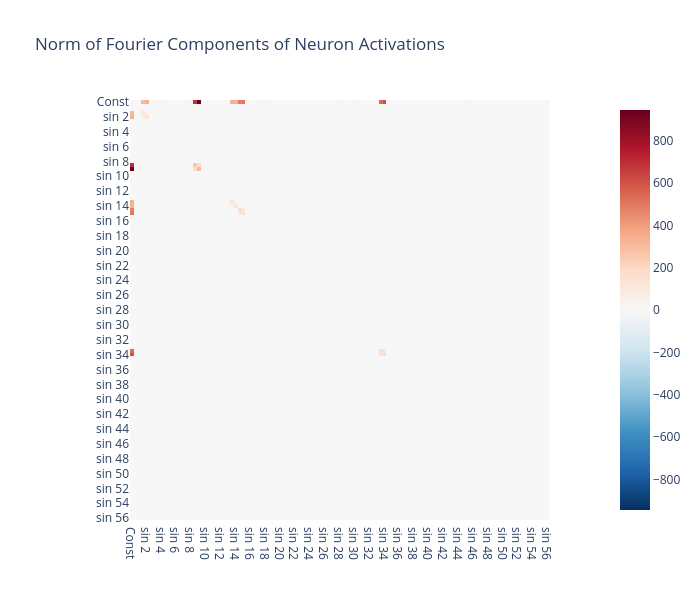
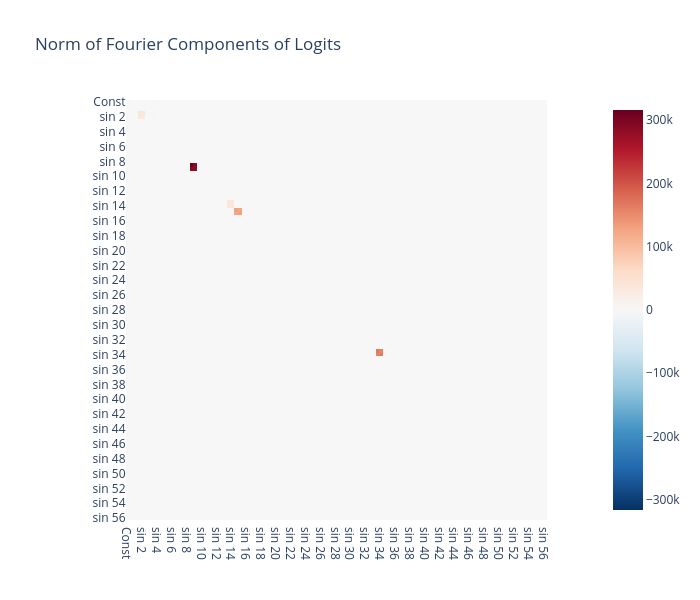

The code cell stored with these charts, in order, in its notebook:
### Markdown cell above
## Analyze Logit Computation

### Code cell
# Compare Fourier components of neuron activations vs logits
imshow_fourier(
    einops.reduce(neuron_acts_centered_fourier.pow(2), "y x neuron -> y x", "mean"),
    title="Norm of Fourier Components of Neuron Activations",
)

# Reshape logits and compute 2D Fourier transform
original_logits_sq = einops.rearrange(original_logits, "(x y) z -> x y z", x=p)
original_logits_fourier = fft2d(original_logits_sq)

imshow_fourier(
    einops.reduce(original_logits_fourier.pow(2), "y x z -> y x", "mean"),
    title="Norm of Fourier Components of Logits",
)

### Figure 1 — Plotly figure (JSON) as saved in the notebook; plotly's stock layout.template omitted (floating-point values rounded to 4 significant figures; data arrays with more than 128 entries replaced by an {"elided": "..."} marker saying what was removed)
{"data": [{"coloraxis": "coloraxis", "hovertemplate": "x: %{x}<br>y: %{y}<br>color: %{z}<extra></extra>", "name": "0", "type": "heatmap", "x": ["Const", "cos 1", "sin 1", "cos 2", "sin 2", "cos 3", "sin 3", "cos 4", "sin 4", "cos 5", "sin 5", "cos 6", "sin 6", "cos 7", "sin 7", "cos 8", "sin 8", "cos 9", "sin 9", "cos 10", "sin 10", "cos 11", "sin 11", "cos 12", "sin 12", "cos 13", "sin 13", "cos 14", "sin 14", "cos 15", "sin 15", "cos 16", "sin 16", "cos 17", "sin 17", "cos 18", "sin 18", "cos 19", "sin 19", "cos 20", "sin 20", "cos 21", "sin 21", "cos 22", "sin 22", "cos 23", "sin 23", "cos 24", "sin 24", "cos 25", "sin 25", "cos 26", "sin 26", "cos 27", "sin 27", "cos 28", "sin 28", "cos 29", "sin 29", "cos 30", "sin 30", "cos 31", "sin 31", "cos 32", "sin 32", "cos 33", "sin 33", "cos 34", "sin 34", "cos 35", "sin 35", "cos 36", "sin 36", "cos 37", "sin 37", "cos 38", "sin 38", "cos 39", "sin 39", "cos 40", "sin 40", "cos 41", "sin 41", "cos 42", "sin 42", "cos 43", "sin 43", "cos 44", "sin 44", "cos 45", "sin 45", "cos 46", "sin 46", "cos 47", "sin 47", "cos 48", "sin 48", "cos 49", "sin 49", "cos 50", "sin 50", "cos 51", "sin 51", "cos 52", "sin 52", "cos 53", "sin 53", "cos 54", "sin 54", "cos 55", "sin 55", "cos 56", "sin 56"], "xaxis": "x", "y": ["Const", "cos 1", "sin 1", "cos 2", "sin 2", "cos 3", "sin 3", "cos 4", "sin 4", "cos 5", "sin 5", "cos 6", "sin 6", "cos 7", "sin 7", "cos 8", "sin 8", "cos 9", "sin 9", "cos 10", "sin 10", "cos 11", "sin 11", "cos 12", "sin 12", "cos 13", "sin 13", "cos 14", "sin 14", "cos 15", "sin 15", "cos 16", "sin 16", "cos 17", "sin 17", "cos 18", "sin 18", "cos 19", "sin 19", "cos 20", "sin 20", "cos 21", "sin 21", "cos 22", "sin 22", "cos 23", "sin 23", "cos 24", "sin 24", "cos 25", "sin 25", "cos 26", "sin 26", "cos 27", "sin 27", "cos 28", "sin 28", "cos 29", "sin 29", "cos 30", "sin 30", "cos 31", "sin 31", "cos 32", "sin 32", "cos 33", "sin 33", "cos 34", "sin 34", "cos 35", "sin 35", "cos 36", "sin 36", "cos 37", "sin 37", "cos 38", "sin 38", "cos 39", "sin 39", "cos 40", "sin 40", "cos 41", "sin 41", "cos 42", "sin 42", "cos 43", "sin 43", "cos 44", "sin 44", "cos 45", "sin 45", "cos 46", "sin 46", "cos 47", "sin 47", "cos 48", "sin 48", "cos 49", "sin 49", "cos 50", "sin 50", "cos 51", "sin 51", "cos 52", "sin 52", "cos 53", "sin 53", "cos 54", "sin 54", "cos 55", "sin 55", "cos 56", "sin 56"], "yaxis": "y", "z": {"elided": "113x113 float values"}}], "layout": {"coloraxis": {"cmid": 0, "colorscale": [[0, "rgb(5,48,97)"], [0.1, "rgb(33,102,172)"], [0.2, "rgb(67,147,195)"], [0.3, "rgb(146,197,222)"], [0.4, "rgb(209,229,240)"], [0.5, "rgb(247,247,247)"], [0.6, "rgb(253,219,199)"], [0.7, "rgb(244,165,130)"], [0.8, "rgb(214,96,77)"], [0.9, "rgb(178,24,43)"], [1, "rgb(103,0,31)"]]}, "height": 600, "title": {"text": "Norm of Fourier Components of Neuron Activations"}, "width": 700, "xaxis": {"anchor": "y", "constrain": "domain", "domain": [0, 1], "scaleanchor": "y"}, "yaxis": {"anchor": "x", "autorange": "reversed", "constrain": "domain", "domain": [0, 1]}}}

### Figure 2 — Plotly figure (JSON) as saved in the notebook; plotly's stock layout.template omitted (floating-point values rounded to 4 significant figures; data arrays with more than 128 entries replaced by an {"elided": "..."} marker saying what was removed)
{"data": [{"coloraxis": "coloraxis", "hovertemplate": "x: %{x}<br>y: %{y}<br>color: %{z}<extra></extra>", "name": "0", "type": "heatmap", "x": ["Const", "cos 1", "sin 1", "cos 2", "sin 2", "cos 3", "sin 3", "cos 4", "sin 4", "cos 5", "sin 5", "cos 6", "sin 6", "cos 7", "sin 7", "cos 8", "sin 8", "cos 9", "sin 9", "cos 10", "sin 10", "cos 11", "sin 11", "cos 12", "sin 12", "cos 13", "sin 13", "cos 14", "sin 14", "cos 15", "sin 15", "cos 16", "sin 16", "cos 17", "sin 17", "cos 18", "sin 18", "cos 19", "sin 19", "cos 20", "sin 20", "cos 21", "sin 21", "cos 22", "sin 22", "cos 23", "sin 23", "cos 24", "sin 24", "cos 25", "sin 25", "cos 26", "sin 26", "cos 27", "sin 27", "cos 28", "sin 28", "cos 29", "sin 29", "cos 30", "sin 30", "cos 31", "sin 31", "cos 32", "sin 32", "cos 33", "sin 33", "cos 34", "sin 34", "cos 35", "sin 35", "cos 36", "sin 36", "cos 37", "sin 37", "cos 38", "sin 38", "cos 39", "sin 39", "cos 40", "sin 40", "cos 41", "sin 41", "cos 42", "sin 42", "cos 43", "sin 43", "cos 44", "sin 44", "cos 45", "sin 45", "cos 46", "sin 46", "cos 47", "sin 47", "cos 48", "sin 48", "cos 49", "sin 49", "cos 50", "sin 50", "cos 51", "sin 51", "cos 52", "sin 52", "cos 53", "sin 53", "cos 54", "sin 54", "cos 55", "sin 55", "cos 56", "sin 56"], "xaxis": "x", "y": ["Const", "cos 1", "sin 1", "cos 2", "sin 2", "cos 3", "sin 3", "cos 4", "sin 4", "cos 5", "sin 5", "cos 6", "sin 6", "cos 7", "sin 7", "cos 8", "sin 8", "cos 9", "sin 9", "cos 10", "sin 10", "cos 11", "sin 11", "cos 12", "sin 12", "cos 13", "sin 13", "cos 14", "sin 14", "cos 15", "sin 15", "cos 16", "sin 16", "cos 17", "sin 17", "cos 18", "sin 18", "cos 19", "sin 19", "cos 20", "sin 20", "cos 21", "sin 21", "cos 22", "sin 22", "cos 23", "sin 23", "cos 24", "sin 24", "cos 25", "sin 25", "cos 26", "sin 26", "cos 27", "sin 27", "cos 28", "sin 28", "cos 29", "sin 29", "cos 30", "sin 30", "cos 31", "sin 31", "cos 32", "sin 32", "cos 33", "sin 33", "cos 34", "sin 34", "cos 35", "sin 35", "cos 36", "sin 36", "cos 37", "sin 37", "cos 38", "sin 38", "cos 39", "sin 39", "cos 40", "sin 40", "cos 41", "sin 41", "cos 42", "sin 42", "cos 43", "sin 43", "cos 44", "sin 44", "cos 45", "sin 45", "cos 46", "sin 46", "cos 47", "sin 47", "cos 48", "sin 48", "cos 49", "sin 49", "cos 50", "sin 50", "cos 51", "sin 51", "cos 52", "sin 52", "cos 53", "sin 53", "cos 54", "sin 54", "cos 55", "sin 55", "cos 56", "sin 56"], "yaxis": "y", "z": {"elided": "113x113 float values"}}], "layout": {"coloraxis": {"cmid": 0, "colorscale": [[0, "rgb(5,48,97)"], [0.1, "rgb(33,102,172)"], [0.2, "rgb(67,147,195)"], [0.3, "rgb(146,197,222)"], [0.4, "rgb(209,229,240)"], [0.5, "rgb(247,247,247)"], [0.6, "rgb(253,219,199)"], [0.7, "rgb(244,165,130)"], [0.8, "rgb(214,96,77)"], [0.9, "rgb(178,24,43)"], [1, "rgb(103,0,31)"]]}, "height": 600, "title": {"text": "Norm of Fourier Components of Logits"}, "width": 700, "xaxis": {"anchor": "y", "constrain": "domain", "domain": [0, 1], "scaleanchor": "y"}, "yaxis": {"anchor": "x", "autorange": "reversed", "constrain": "domain", "domain": [0, 1]}}}
